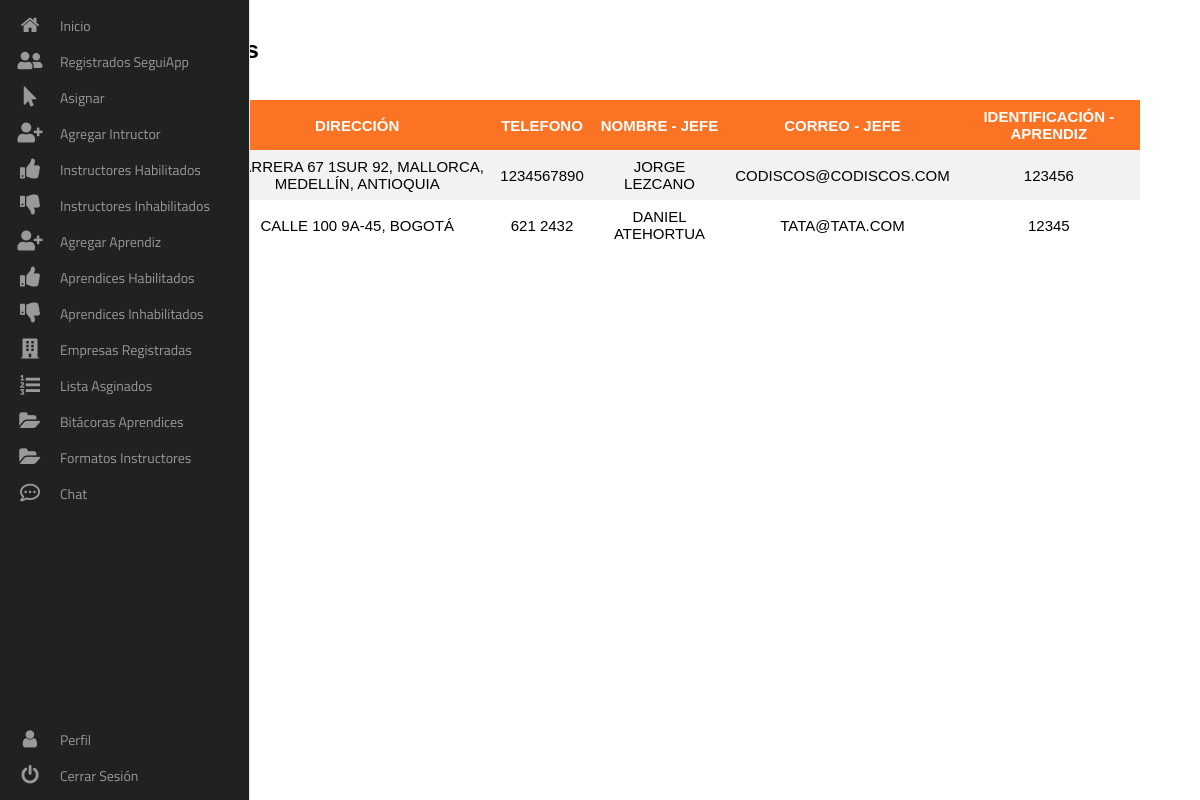
/views/administrador/empresasRegistradas (signed in), run on the app's committed database.
### tables this page shows
CREATE TABLE IF NOT EXISTS `tbl_empresa` (
  `NIT` varchar(15) NOT NULL,
  `nombre` varchar(25) DEFAULT NULL,
  `direccion` varchar(70) DEFAULT NULL,
  `telefono` varchar(15) DEFAULT NULL,
  `correo_jefe` varchar(50) NOT NULL,
  `nombre_jefe` varchar(75) DEFAULT NULL,
  `id_a` varchar(10) NOT NULL,
  PRIMARY KEY (`NIT`),
  KEY `id_a` (`id_a`)
);

### views/administrador/empresasRegistradas.php (the view, shortened to what this page needs)
<?php
    $id = $_SESSION['admin'];
    if(!isset($id)){
        header("location:../../");
    } else {
?>
    <!DOCTYPE html>
    <html lang="es">
    <head>
        <link rel="stylesheet" href="../../assets/icons/css/all.min.css" />
        <link rel="stylesheet" href="./css/styles.css" />
        <link rel="stylesheet" href="./css/tables.css" />
        <link rel="stylesheet" href="./css/archivos.css" />
    </head>
    <body>
        <?php require_once ('./header/header.php'); ?>
        <br /><br />
        <h2>Empresas Registradas</h2>
        <br /><br />
        <center>
                <table class="table">
                    <tr>
                        <th>NIT</th>
                        <th>Nombre</th>
                        <th>Dirección</th>
                        <th>Telefono</th>
                        <th>Nombre - Jefe</th>
                        <th>Correo - Jefe</th>
                        <th>Identificación - Aprendiz</th>
                    </tr>
                    <tr>
                    <?php
                        include '../../database/conexion.php';
                        $sql = "SELECT * FROM tbl_empresa ";
                        $resultado = mysqli_query($conexion, $sql);
                        while ($fila = mysqli_fetch_assoc($resultado)) {
                        ?>
                        <td><?=$fila['NIT']?></td>
                        <td><?=$fila['nombre']?></td>
                        <td><?=$fila['direccion']?></td>
                        <td><?=$fila['telefono']?></td>
                        <td><?=$fila['nombre_jefe']?></td>
                        <td><?=$fila['correo_jefe']?></td>
                        <td><?=$fila['id_a']?></td>
                    </tr>
                    <?php } ?>
                </table>
            </center>
        <?php
            }
        ?>
    </body>
    </html>

### views/administrador/css/styles.css (style rules this page uses)
* { margin: 0; padding: 0; box-sizing: border-box; font-family: sans-serif; }

### views/administrador/css/tables.css (style rules this page uses)
table { margin: auto; font-family: sans-serif; font-size: 12px; width: 90%; padding: 10px; }
table td { transition: all .5s; }

### views/administrador/css/archivos.css (style rules this page uses)
table { text-align: center; border-collapse: collapse; width: 90%; padding: 50px; text-transform: uppercase; font-size: 15px; }
th, td { text-align: center; padding: 8px; }
tr:nth-child(even) { background-color: #f2f2f2 }
th { background-color: #FC7323; color: white; }

### data on the page
tbl_empresa: NIT "1234", nombre "CODISCOS", direccion "CARRERA 67 1SUR 92, MALLORCA, MEDELLÍN, ANTIOQUIA", telefono "1234567890", nombre_jefe "JORGE LEZCANO", correo_jefe "CODISCOS@CODISCOS.COM", id_a "123456"
tbl_empresa: direccion "CALLE 100 9A-45, BOGOTÁ", telefono "621 2432", nombre_jefe "DANIEL ATEHORTUA", correo_jefe "TATA@TATA.COM", id_a "12345"
